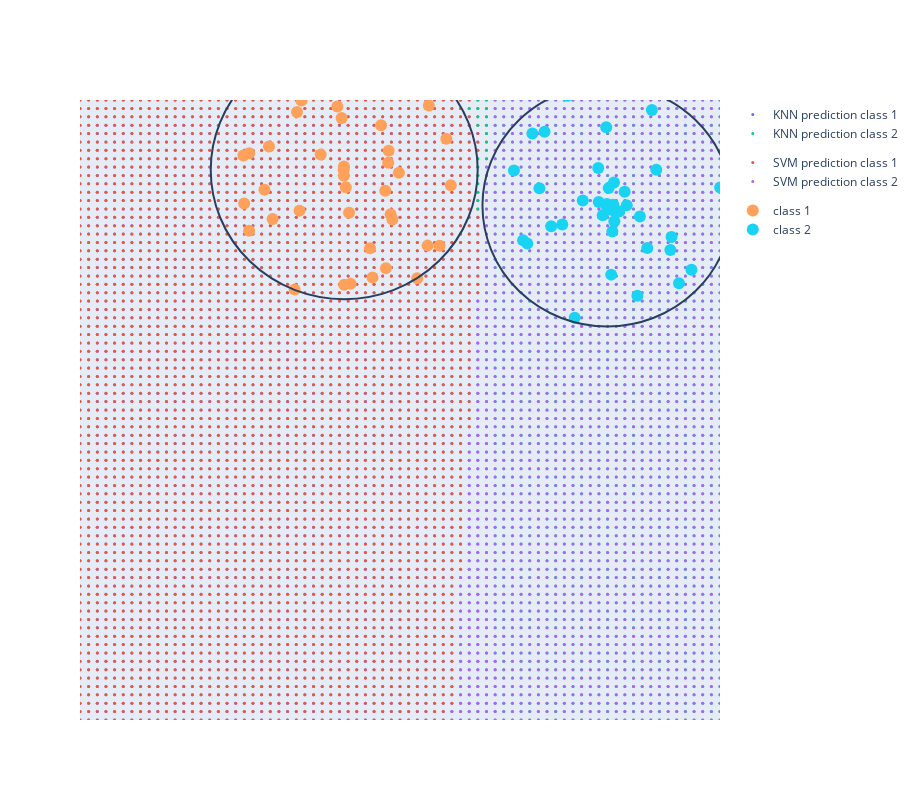

The notebook cell saved with this chart:
### Code cell
plt = go.Figure()

plt.update_xaxes(range=[0, 9], zeroline=False, visible=False)
plt.update_yaxes(range=[0, 9], zeroline=False, visible=False)

space_size=75
xx = np.linspace(0, 9, space_size)
yy = np.linspace(0, 9, space_size)
xy = np.transpose([np.tile(xx, space_size), np.repeat(yy, space_size)])

df = pd.DataFrame({'x': xy[:, 0], 'y': xy[:, 1], 'KNN': KNN.predict(xy), 'SVM': SVM.predict(xy)})
for i in range(N):
    add_trace('KNN', plt, df, i)
    add_trace('SVM', plt, df, i)

for i in range(N):
    (x, y), r = circles[i]
    plt.add_shape(type="circle",
                  xref="x", yref="y",
                  x0=x-r, y0=y-r, x1=x+r, y1=y+r,
                  name=f'class {i + 1}')
    plt.add_trace(go.Scatter(x=classes[i][:, 0],
                             y=classes[i][:, 1],
                             mode='markers',
                             name=f'class {i + 1}',
                             hoverinfo='skip',
                             legendgroup=2,
                             marker_size=12))

plt.update_layout(
    width=915,
    height=800
)
plt.show()

### Figure 1 — Plotly figure (JSON) as saved in the notebook; plotly's stock layout.template omitted (floating-point values rounded to 4 significant figures; data arrays with more than 128 entries replaced by an {"elided": "..."} marker saying what was removed)
{"data": [{"hoverinfo": "skip", "legendgroup": "1", "marker": {"size": 3}, "mode": "markers", "name": "KNN prediction class 1", "type": "scatter", "x": {"elided": "3571 float values"}, "y": {"elided": "3571 float values"}}, {"hoverinfo": "skip", "legendgroup": "0", "marker": {"size": 3}, "mode": "markers", "name": "SVM prediction class 1", "type": "scatter", "x": {"elided": "3427 float values"}, "y": {"elided": "3427 float values"}}, {"hoverinfo": "skip", "legendgroup": "1", "marker": {"size": 3}, "mode": "markers", "name": "KNN prediction class 2", "type": "scatter", "x": {"elided": "2054 float values"}, "y": {"elided": "2054 float values"}}, {"hoverinfo": "skip", "legendgroup": "0", "marker": {"size": 3}, "mode": "markers", "name": "SVM prediction class 2", "type": "scatter", "x": {"elided": "2198 float values"}, "y": {"elided": "2198 float values"}}, {"hoverinfo": "skip", "legendgroup": "2", "marker": {"size": 12}, "mode": "markers", "name": "class 1", "type": "scatter", "x": [5.214, 4.456, 2.378, 3.086, 3.716, 3.34, 5.152, 3.783, 4.114, 4.368, 2.657, 2.709, 4.293, 3.019, 3.114, 3.619, 3.71, 2.594, 3.712, 3.679, 2.297, 4.334, 4.078, 4.302, 4.485, 4.905, 2.308, 5.057, 3.052, 2.379, 4.741, 4.888, 3.805, 4.392, 3.686, 4.341, 3.384, 3.738, 3.708, 4.234], "y": [7.763, 9.619, 7.101, 7.394, 6.317, 9.656, 8.436, 7.365, 6.424, 7.34, 8.325, 7.274, 7.683, 6.247, 8.993, 8.907, 7.901, 7.698, 8.035, 8.74, 8.194, 8.089, 6.847, 6.559, 7.943, 8.92, 7.497, 6.884, 8.826, 8.226, 6.414, 6.886, 6.332, 7.264, 9.776, 8.263, 8.21, 7.732, 7.988, 8.632]}, {"hoverinfo": "skip", "legendgroup": "2", "marker": {"size": 12}, "mode": "markers", "name": "class 2", "type": "scatter", "x": [7.07, 7.295, 7.402, 6.532, 8.302, 7.491, 7.429, 9.002, 7.4, 8.104, 8.319, 6.461, 7.689, 6.782, 7.351, 7.486, 6.361, 7.463, 7.514, 8.423, 6.102, 7.41, 6.809, 7.509, 8.599, 7.874, 6.29, 6.626, 7.288, 7.434, 6.853, 7.47, 8.042, 7.5, 7.584, 7.839, 7.977, 6.957, 6.23, 7.659], "y": [7.541, 7.519, 7.466, 8.54, 6.822, 7.401, 7.467, 7.731, 8.604, 7.986, 7.012, 7.718, 7.472, 7.192, 7.329, 7.09, 8.514, 7.409, 7.239, 6.342, 7.977, 7.491, 9.105, 7.803, 6.537, 7.309, 6.918, 7.168, 8.012, 7.721, 9.061, 6.465, 8.855, 7.48, 7.381, 6.16, 6.851, 5.84, 6.965, 7.669]}], "layout": {"height": 800, "shapes": [{"name": "class 1", "type": "circle", "x0": 1.838, "x1": 5.593, "xref": "x", "y0": 6.108, "y1": 9.862, "yref": "y"}, {"name": "class 2", "type": "circle", "x0": 5.66, "x1": 9.17, "xref": "x", "y0": 5.713, "y1": 9.223, "yref": "y"}], "width": 915, "xaxis": {"range": [0, 9], "visible": false, "zeroline": false}, "yaxis": {"range": [0, 9], "visible": false, "zeroline": false}}}
